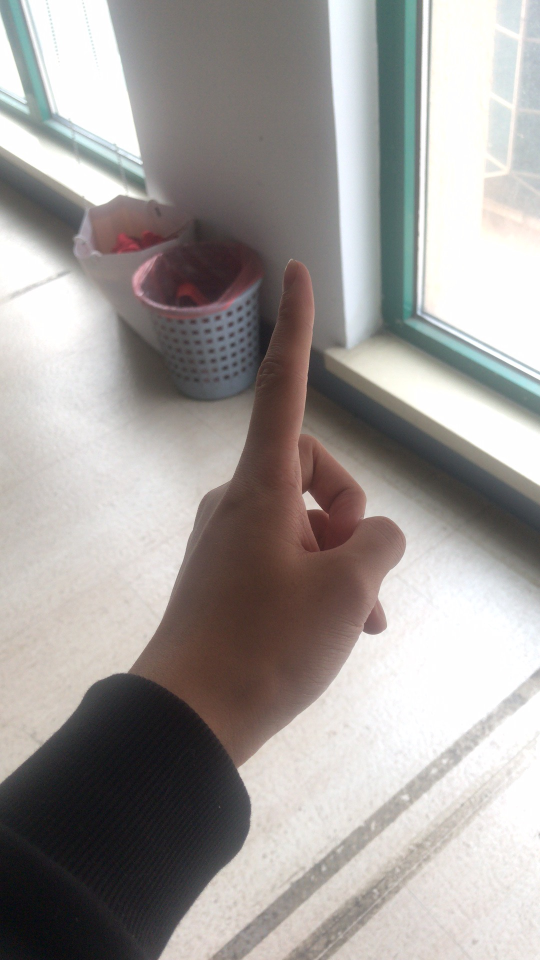
#> input picture 读书笔记《opencv3 计算机视觉 python语言实现》/第4章深度估计与分割/left1.jpg, 1080 x 1920 px (shown at 1/2 size)
$ python grabcut.py
#> lines starting #> are read from the running program, lines starting #| are printed output that depends on the picture
import cv2
import numpy as np
from matplotlib import pyplot as plt

img = cv2.imread('left1.jpg')
#> img is the input picture: shape (1920, 1080, 3); mean B, G, R 154.7, 157.2, 161.7
mask = np.zeros(img.shape[:2], np.uint8)

bgdModel = np.zeros((1, 65), np.float64)
fgdModel = np.zeros((1, 65), np.float64)

rect = (100, 50, 421, 378)
cv2.grabCut(img, mask, rect, bgdModel, fgdModel, 5, cv2.GC_INIT_WITH_RECT)

mask2 = np.where((mask==2)|(mask==0), 0, 1).astype('uint8')
img = img*mask2[:,:,np.newaxis]
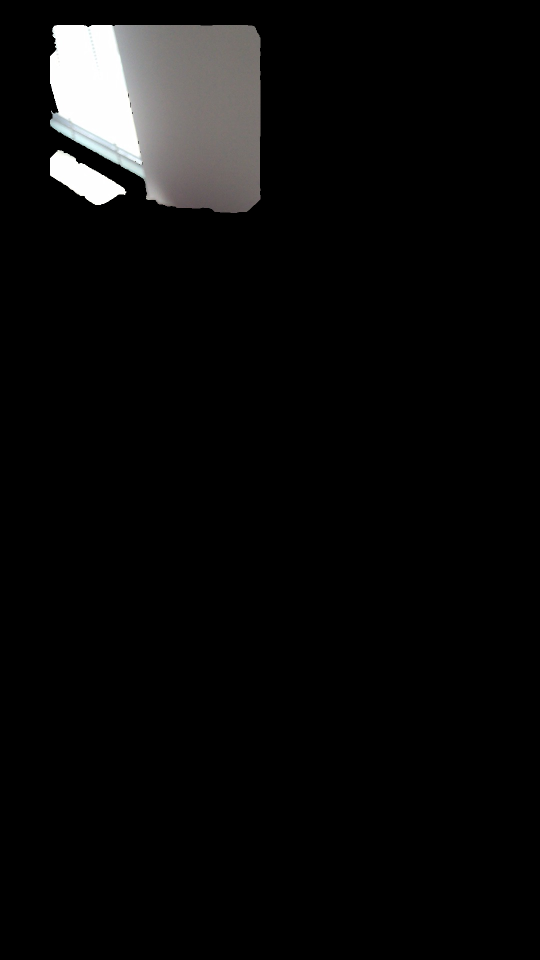
#> img: shape (1920, 1080, 3) (shown at 1/2 size); mean B, G, R 11, 11, 11.2

plt.subplot(121)
plt.imshow(img)
plt.title("grabcut")
plt.xticks([])
plt.yticks([])

plt.subplot(122)
plt.imshow(cv2.cvtColor(cv2.imread('left1.jpg'), cv2.COLOR_BGR2RGB))
plt.title("original")
plt.xticks([])
plt.yticks([])

plt.show()
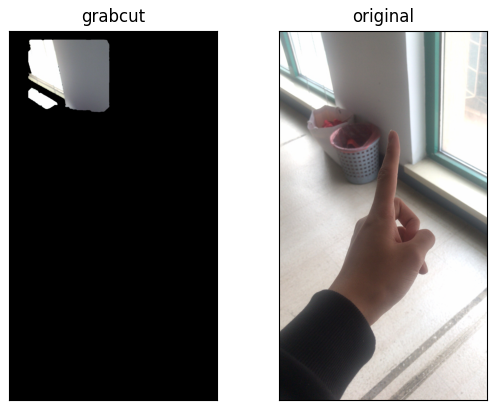
#> figure drawn by matplotlib, 2 panels; B, G, R data is drawn as R, G, B

$ run again, with 读书笔记《opencv3 计算机视觉 python语言实现》/第4章深度估计与分割/left.jpg copied over 读书笔记《opencv3 计算机视觉 python语言实现》/第4章深度估计与分割/left1.jpg
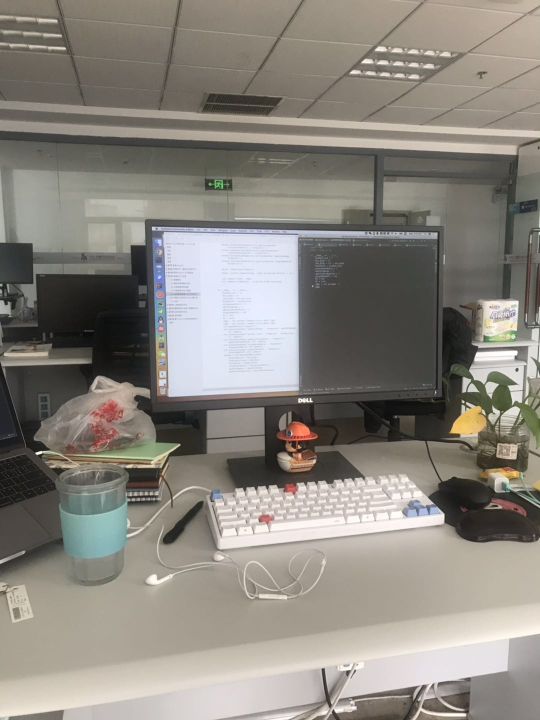
#> input picture 读书笔记《opencv3 计算机视觉 python语言实现》/第4章深度估计与分割/left.jpg, 1080 x 1440 px (shown at 1/2 size)
#> img is the input picture: shape (1440, 1080, 3); mean B, G, R 126.5, 133.9, 138.4
#> `img = img*mask2[:,:,np.newaxis]`:
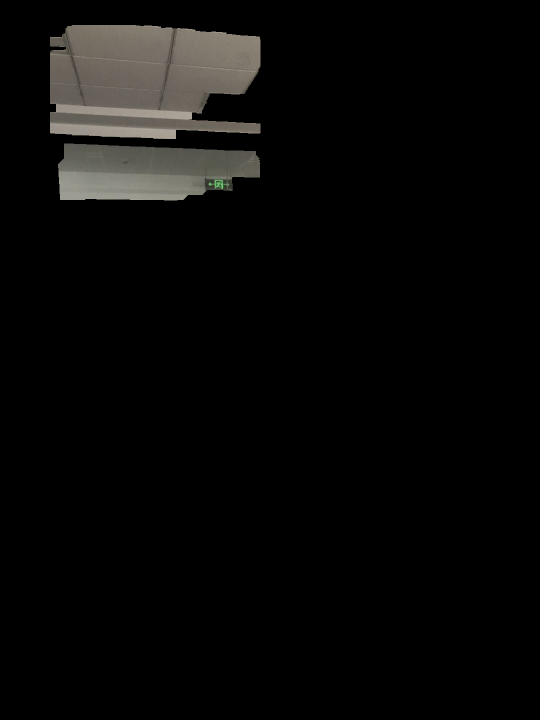
#> img: shape (1440, 1080, 3) (shown at 1/2 size); mean B, G, R 7.9, 8.6, 9
#> `plt.show()`:
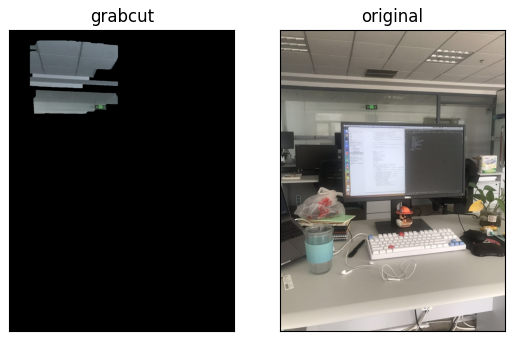
#> figure drawn by matplotlib, 2 panels; B, G, R data is drawn as R, G, B
